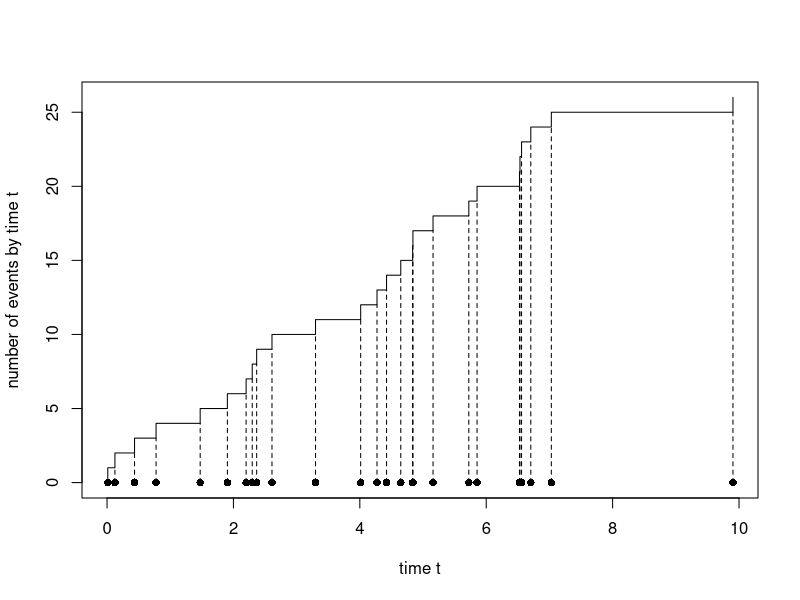
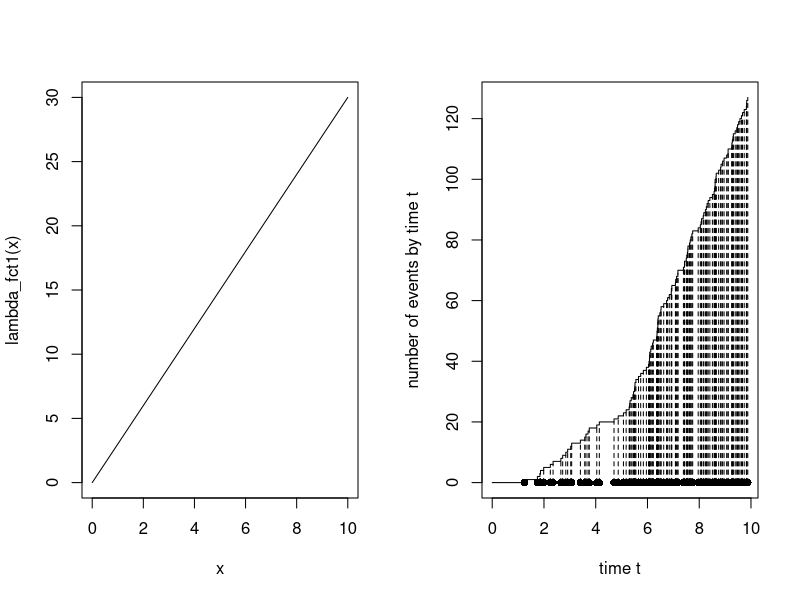
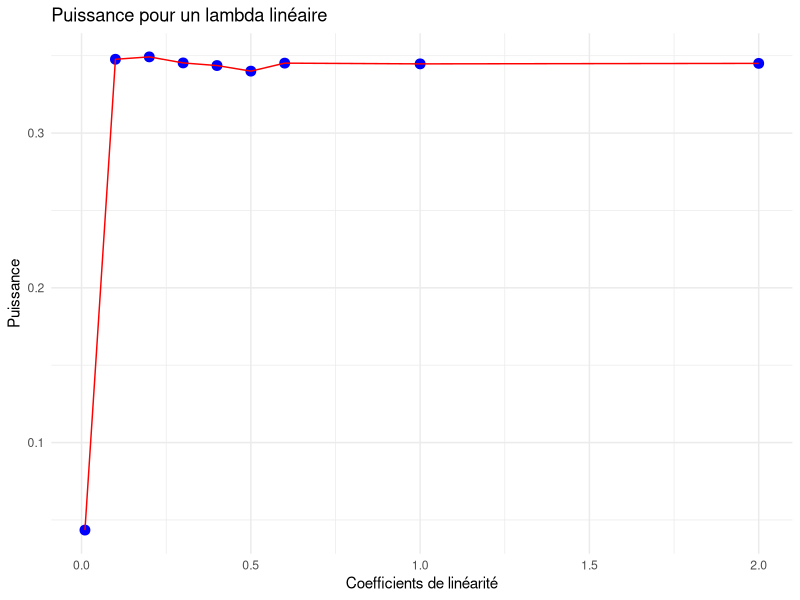

Write the R code that produced these figures, in order. (Note: a time limit stopped this script after it produced the figures.)
## ---- chunk 1
simulPPh1 <- function(lambda,Tmax)
{
  nmax= rpois(1, lambda*Tmax)
  uniformes <- runif(nmax, min = 0, max = Tmax)
  temps_arrive = sort(uniformes)

  return(temps_arrive)
}
## ---- chunk 2
plot.PP<- function(PP)
{
  # plot the counting process (with jumps of size 1 (starting at point (0,0))):
  plot(c(0,PP),0:length(PP),type="s",xlab="time t",ylab="number of events by time t")
  # add the arrival times on the horizontal axis: 
  points(PP,0*PP,type="p",pch=16)
  # link arrival times with the counts:
  lines(PP,0:(length(PP)-1),type="h",lty=2)
}
## ---- chunk 3
# Simulation and plot of a homogeneous Poisson process:
PPh1 = simulPPh1(2,10)
plot.PP(PPh1)
## ---- chunk 4
simulPPi = function(lambda_fct,Tmax,M)
{
  PPh = simulPPh1(M,Tmax)
  n = length(PPh)
  unif = runif(n,0,M)
  val_fct_lamb = lambda_fct(PPh)
  to_return = sort(PPh[unif < val_fct_lamb])
  return(to_return)
}
## ---- chunk 5
Tmax=10
lambda_fct1 <- function(t){return(3*t)}

M1=2*Tmax
PPi1 = simulPPi(lambda_fct1,Tmax,M1)
print(PPi1)
# plot:
par(mfrow=c(1,2))
curve(lambda_fct1,from=0,to=Tmax,n=1000)
plot.PP(PPi1)
## ---- chunk 6
laplace_stat <- function(arrival_times, T_max) {
  n <- length(arrival_times)
  Y <- sum(arrival_times)/T_max - (n / 2)
  Z <- Y / (sqrt(n / 12))
  return(Z)
}

laplace_test <- function(arrival_times, T_max,alpha){
  X = laplace_stat(arrival_times, T_max)
  pval = 1 - pnorm(X)
  rejete_h0 = (pval < alpha)
  to_return = c(X,pval,rejete_h0)
  return(to_return)
}
## ---- chunk 7
set.seed(18) 
T_max = 10
alpha = 0.05
## ---- chunk 8
PPh1 = simulPPh1(2,T_max)

res = laplace_test(PPh1,T_max,alpha)
print(paste("Rejet de H0 :",res[3]))
print(paste("Stat de test :",res[1]))
print(paste("pvaleur :",res[2]))
## ---- chunk 9
lambda_fct1 <- function(t){return(0.2*t)}

M1=0.2*Tmax
PPi1 = simulPPi(lambda_fct1,Tmax,M1)

res = laplace_test(PPi1,T_max,alpha)
print(paste("Rejet de H0 :",res[3]))
print(paste("Stat de test :",res[1]))
print(paste("pvaleur :",res[2]))
## ---- chunk 10
calculate_power <- function(n_sim, T_max, borne_sup,lambda_func, alpha = 0.05) {
  rejections <- 0
  ntot = 0
  for (i in 1:n_sim) {
    PPi1 = simulPPi(lambda_fct1,Tmax,borne_sup) 
    Z <- laplace_test(PPi1, T_max,alpha)
    if (!is.nan(Z[3]) && !is.na(Z[3])){
      ntot=ntot+1
      if (Z[3]) {
        rejections <- rejections + 1
      }
      }
  }
  return(rejections / ntot)
}
## ---- chunk 11
T_max =10
n_sim=1000
lambda_fct1 <- function(t){return(0.1*t)}
M1=0.1*Tmax

power = calculate_power(n_sim, T_max, M1,lambda_fct1)
power

## ---- chunk 12
coef_list = c(0.01,0.1,0.2,0.3,0.4,0.5,0.6,1,2)
T_max =10
n_sim=10000

powers = c()

for (coeff in coef_list) {
  lambda_fct <- function(t){return(coeff*t)}
  M=coeff*Tmax
  powers[length(powers) + 1] <- calculate_power(n_sim, T_max, M, lambda_fct)
}
library(ggplot2)

# Convertir en data frame
df <- data.frame(x = coef_list, y = powers)

# Créer le graphique
ggplot(df, aes(x = x, y = y)) +
  geom_point(color = "blue", size = 3) +
  geom_line(color = "red") +
  labs(title = "Puissance pour un lambda linéaire",
       x = "Coefficients de linéarité",
       y = "Puissance") +
  theme_minimal()
## ---- chunk 13
coef_list = c(0.01,0.1,0.5,1,2,5,7.5,10)
T_max =10
n_sim=10000

powers = c()

for (coeff in coef_list) {
  lambda_fct <- function(t){return(coeff*(t**2))}
  M=coeff*(Tmax**2)
  powers[length(powers) + 1] <- calculate_power(n_sim, T_max, M, lambda_fct)
}

# Convertir en data frame
df <- data.frame(x = coef_list, y = powers)

# Créer le graphique
ggplot(df, aes(x = x, y = y)) +
  geom_point(color = "blue", size = 3) +
  geom_line(color = "red") +
  labs(title = "Puissance pour un lambda linéaire",
       x = "Coefficients de linéarité",
       y = "Puissance") +
  theme_minimal()
